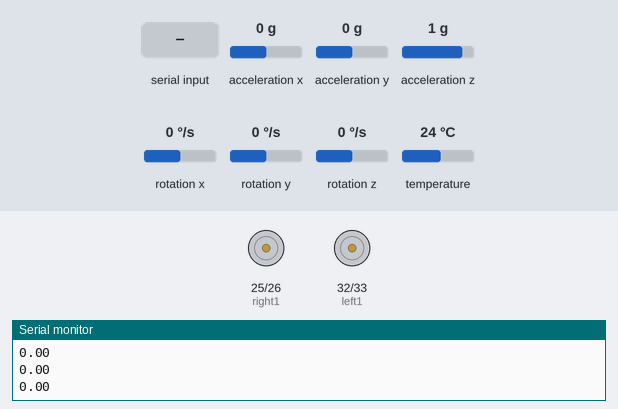
This sketch was run on a simulated ESP32. On the bench: motor-driver pin pairs drawn as motors (green arrow = first pin HIGH = forward, orange = second pin HIGH = backward, longer = more drive, scaled by the enable pin), the last lines printed to the serial monitor. The test bench sets the inputs (shaded band); at power-on: acceleration y 0 g, rotation x 0 °/s, acceleration x 0 g, acceleration z 1 g, rotation y 0 °/s, rotation z 0 °/s, temperature 24 °C. Nothing arrives over Bluetooth unless stated.

Above: at 1.7 s.
1.8 s: "w" received over the second serial link
3.3 s: acceleration y set to -0.4 g
At 6.0 s:
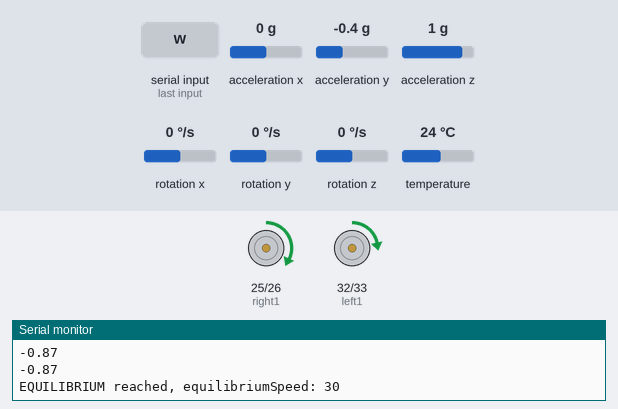
6.3 s: "b" received over the second serial link
At 6.8 s:
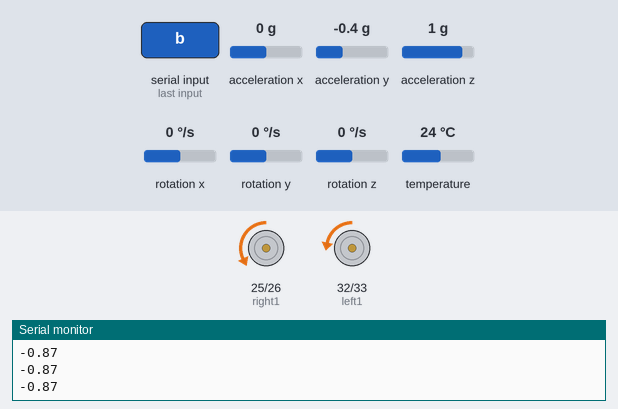
7.8 s: rotation x set to 2 °/s
At 10.6 s:
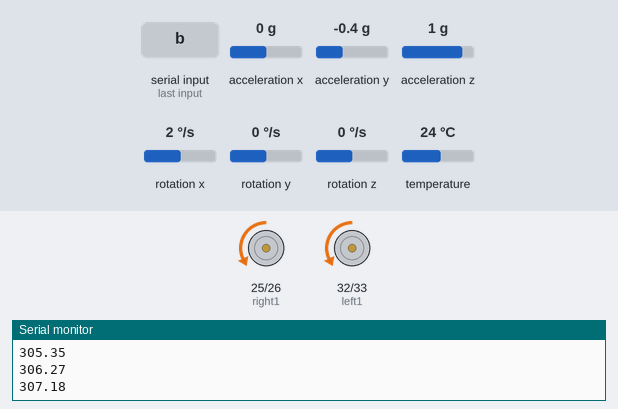
10.8 s: "a" received over the second serial link
At 13.6 s:
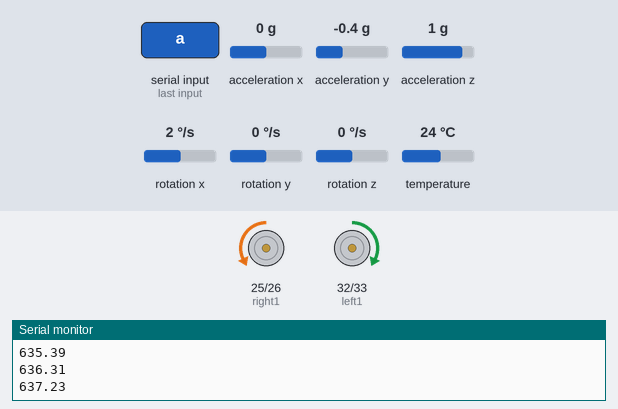
13.8 s: rotation x set to -192 °/s
At 14.1 s:
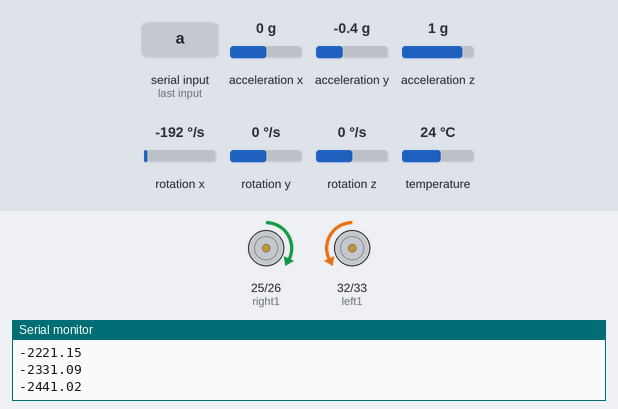
Timing chart, 0 to 16.3 s (numbered marks = the images above; inputs shaded):
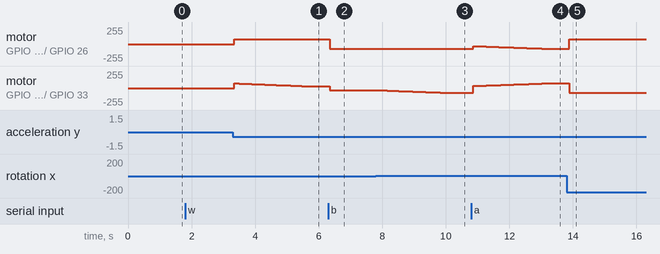

Measured:
- the behaviour switches between -0.2 and -0.3 g on acceleration y (found by bisection; images 0 and 1)
- the behaviour switches between 0 and 1 °/s on rotation x (found by bisection; images 2 and 3)
- after the input at 3.3 s, motor on GPIO 25 (right1) / GPIO 26 (right2): stopped → forward 70/255 at once
- after the input at 6.3 s, motor on GPIO 25 (right1) / GPIO 26 (right2): forward 70/255 → backward 70/255 after 0.05 s; motor on GPIO 32 (left1) / GPIO 33 (left2): forward 30/255 → backward 30/255 after 0.05 s
- after the input at 7.8 s, motor on GPIO 32 (left1) / GPIO 33 (left2): moves from backward 30/255 to backward 70/255 over 2.1 s, starting at once
- after the input at 10.8 s, motor on GPIO 32 (left1) / GPIO 33 (left2): moves from backward 70/255 to forward 70/255 over 2.3 s, starting after 0.06 s
- after the input at 13.8 s, motor on GPIO 25 (right1) / GPIO 26 (right2): backward 70/255 → forward 70/255 after 0.09 s; motor on GPIO 32 (left1) / GPIO 33 (left2): forward 70/255 → backward 70/255 after 0.09 s

The sketch:

LastSuccess.ino
```cpp
#include <Wire.h>
#include <BluetoothSerial.h>
#include <ESP32Servo.h>
#include <Adafruit_BusIO_Register.h>
#include <Adafruit_MPU6050.h>
//control pins for left and right motors
const int leftSpeedPin = 27;  //means pin 9 on the Arduino controls the speed of left motor
const int rightSpeedPin = 14;
const int left1 = 32;  //left 1 and left 2 control the direction of rotation of left motor
const int left2 = 33;
const int right1 = 25;
const int right2 = 26;

const int MPU = 0x68;                                            // MPU6050 I2C address
float AccX, AccY, AccZ;                                          //linear acceleration
unsigned char GyroX, GyroY, GyroZ;                               //angular velocity
sensors_event_t a, g, temp;
float accAngleX, accAngleY, gyroAngleX, gyroAngleY, gyroAngleZ;  //used in void loop()
float roll, pitch, yaw;
float AccErrorX, AccErrorY, GyroErrorX, GyroErrorY, GyroErrorZ;
float elapsedTime, currentTime, previousTime;
int getSerialValue = 0;

const int maxSpeed = 70;  //max PWM value written to motor speed pin. It is typically 255.
const int minSpeed = 30;  //min PWM value at which motor moves
float angle;              //due to how I orientated my MPU6050 on my car, angle = roll
float targetAngle = 0;
int equilibriumSpeed = 100;  //rough estimate of PWM at the speed pin of the stronger motor, while driving straight
//and weaker motor at maxSpeed
int leftSpeedPinVal;
int rightSpeedVal;
bool isDriving = false;     //if the car driving forward OR rotate/stationary
char MoveWay = 0;           // 0: forward, 1: backward
bool prevIsDriving = true;  //equals isDriving in the previous iteration of void loop()
bool paused = false;        //is the program paused

Servo servoMotor1;
Servo servoMotor2;
int servo1Pin = 15;  // Example, need to redefine
int servo2Pin = 2;
int minUs = 500;
int maxUs = 2500;

const int trigger = 4;
const int echo = 13;
unsigned long timeMeasure;
int distance;
int limitDistance = 20;

char Mode = 0;

BluetoothSerial SerialBT;
Adafruit_MPU6050 mpu;

void callback(esp_spp_cb_event_t event, esp_spp_cb_param_t *param) {
  if (event == ESP_SPP_SRV_OPEN_EVT) {
    Serial.println("A client is connected to ESP32");
  }
}

void measureDistance() {
  digitalWrite(trigger, LOW);
  delayMicroseconds(2);
  digitalWrite(trigger, HIGH);
  delayMicroseconds(10);
  digitalWrite(trigger, LOW);

  timeMeasure = pulseIn(echo, HIGH);
  distance = timeMeasure / 2.0 / 29.412;
}

// void turnSensorLeft()
// {
//   servoMotor1.write(120);              // tell servo to go to position in variable 'pos'
//   delay(1000);
//   measureDistance();
//   servoMotor1.write(90);              // tell servo to go to position in variable 'pos'
// }

// void turnSensorRight()
// {
//   servoMotor1.write(60);              // tell servo to go to position in variable 'pos'
//   delay(1000);
//   measureDistance();
//   servoMotor1.write(90);              // tell servo to go to position in variable 'pos'
// }

void setup() {
  Serial.begin(9600);
  // Wire.begin();                      // Initialize comunication
  // Wire.beginTransmission(MPU);       // Start communication with MPU6050 // MPU=0x68
  // Wire.write(0x6B);                  // Talk to the register 6B
  // Wire.write(0x00);                  // Make reset - place a 0 into the 6B register
  // Wire.endTransmission(true);        //end the transmission
  // Call this function if you need to get the IMU error values for your module
  if (!mpu.begin()) {
    Serial.println("Failed to find MPU6050 chip");
    while (1) {
      delay(10);
    }
  }
  mpu.setAccelerometerRange(MPU6050_RANGE_2_G);
  mpu.setGyroRange(MPU6050_RANGE_250_DEG);
  mpu.setFilterBandwidth(MPU6050_BAND_21_HZ);
  delay(100);
  calculateError();
  delay(20);

  ledcSetup(0, 1000, 8);
  ledcSetup(1, 1000, 8);
  ledcAttachPin(leftSpeedPin, 0);
  ledcAttachPin(rightSpeedPin, 1);
  // ESP32PWM::allocateTimer(0);
  // ESP32PWM::allocateTimer(1);
  // ESP32PWM::allocateTimer(2);
  // ESP32PWM::allocateTimer(3);
  // servoMotor1.setPeriodHertz(50);      // Standard 50hz servo
  // servoMotor2.setPeriodHertz(50);      // Standard 50hz servo
  // servoMotor1.attach(servo1Pin, minUs, maxUs);
  // servoMotor2.attach(servo2Pin, minUs, maxUs);
  // servoMotor1.write(90);
  // servoMotor2.write(90);

  pinMode(left1, OUTPUT);
  pinMode(left2, OUTPUT);
  pinMode(right1, OUTPUT);
  pinMode(right2, OUTPUT);

  pinMode(trigger, OUTPUT);
  pinMode(echo, INPUT);
  currentTime = micros();

  SerialBT.register_callback(callback);

  if (!SerialBT.begin("ESP32-Bluetooth")) {
    Serial.println("An error occurred initializing Bluetooth");
  } else {
    Serial.println("Bluetooth initialized");
  }
}

void loop() {
  // === Read accelerometer (on the MPU6050) data === //
  // readAcceleration();
  mpu.getEvent(&a, &g, &temp);
  g.gyro.x /= SENSORS_DPS_TO_RADS;  // deg/s
  g.gyro.y /= SENSORS_DPS_TO_RADS;
  g.gyro.x /= SENSORS_DPS_TO_RADS;
  a.acceleration.x /= SENSORS_GRAVITY_STANDARD;
  a.acceleration.y /= SENSORS_GRAVITY_STANDARD;
  a.acceleration.z /= SENSORS_GRAVITY_STANDARD;
  // Calculating Roll and Pitch from the accelerometer data
  accAngleX = (atan(a.acceleration.y / sqrt(pow(a.acceleration.x, 2) + pow(a.acceleration.z, 2))) * 180 / PI) - AccErrorX;  //AccErrorX is calculated in the calculateError() function
  accAngleY = (atan(-1 * a.acceleration.x / sqrt(pow(a.acceleration.y, 2) + pow(a.acceleration.z, 2))) * 180 / PI) - AccErrorY;

  // === Read gyroscope (on the MPU6050) data === //
  previousTime = currentTime;
  currentTime = micros();
  elapsedTime = (currentTime - previousTime) / 1000000;  // Divide by 1000 to get seconds
  //readGyro();
  // Correct the outputs with the calculated error values
  g.gyro.x -= GyroErrorX;  //GyroErrorX is calculated in the calculateError() function
  g.gyro.y -= GyroErrorY;
  g.gyro.z -= GyroErrorZ;
  // Currently the raw values are in degrees per seconds, deg/s, so we need to multiply by sendonds (s) to get the angle in degrees
  gyroAngleX += g.gyro.x * elapsedTime;  // deg/s * s = deg
  gyroAngleY += g.gyro.y * elapsedTime;
  gyroAngleZ += g.gyro.z * elapsedTime;
  yaw += g.gyro.z * elapsedTime;
  //combine accelerometer- and gyro-estimated angle values. 0.96 and 0.04 values are determined through trial and error by other people
  roll = 0.96 * gyroAngleX + 0.04 * accAngleX;
  pitch = 0.96 * gyroAngleY + 0.04 * accAngleY;
  angle = roll;  //if you mounted MPU6050 in a different orientation to me, angle may not = roll. It can roll, pitch, yaw or minus version of the three
  Serial.println(angle);
  // Serial.println(GyroY);
  // Serial.println(GyroZ);
  // angle = roll;
  //for me, turning right reduces angle. Turning left increases angle.

  //measureDistance();
  // Print the values on the serial monitor
  if (Mode == 0)  // Mode = 0: control by app
  {
    if (SerialBT.available() > 0) {
      char getSerialValue = SerialBT.read();

      if (getSerialValue == 'w')  //drive forward
      {
        Serial.println("forward");
        MoveWay = 0;
        isDriving = true;
      }
      if (getSerialValue == 'b')  //drive backward
      {
        Serial.println("backward");
        MoveWay = 1;
        isDriving = true;
      } else if (getSerialValue == 'a')  //turn left
      {
        Serial.println("left");
        targetAngle += 90;
        if (targetAngle > 180) {
          targetAngle -= 360;
        }
        isDriving = false;
      } else if (getSerialValue == 'd')  //turn right
      {
        Serial.println("right");
        targetAngle -= 90;
        if (targetAngle <= -180) {
          targetAngle += 360;
        }
        isDriving = false;
      } else if (getSerialValue == 'q')  //stop or brake
      {
        Serial.println("stop");
        isDriving = false;
        stopCar();
      } else if (getSerialValue == 'p')  //pause the program
      {
        paused = !paused;
        stopCar();
        isDriving = false;
        Serial.println("key p was pressed, which pauses/unpauses the program");
      } else if (getSerialValue == '1')  //stop or brake
      {
        Serial.println("Auto mode activated");
        isDriving = false;
      }
    }
  } else if (Mode == 1) {
    // if(SerialBT.available() > 0)
    // {
    //   char getSerialValue = SerialBT.read();
    //   if (getSerialValue == '0') //stop or brake
    //   {
    //     Serial.println("Manual mode activates");
    //     isDriving = false;
    //   }
    // }
    // Serial.println(distance);
    // if (distance > limitDistance || distance == 0)
    // {
    //   Mode = 0;
    //   isDriving = true;
    //   Serial.println("Go forward");
    // }
    // else
    // {
    //   unsigned int distanceLeft, distanceRight;

    //   stopCar();
    //   delay(300);
    //   turnSensorLeft();
    //   measureDistance();
    //   Serial.println(distance);
    //   distanceLeft = distance;
    //   turnSensorRight();
    //   measureDistance();
    //   Serial.println(distance);
    //   distanceRight = distance;
    //   if (distanceLeft < 15 && distanceRight < 15)
    //   {
    //     backward();
    //     delay(300);
    //     stopCar();
    //     delay(300);
    //     Serial.println("Go backward");
    //   }
    //   else
    //   {
    //     if (distanceRight >= distanceLeft)
    //     {
    //       backward();delay(300);stopCar();delay(300);
    //       right();
    //       Serial.println("Go right");
    //       delay(400);stopCar();delay(300);
    //     }
    //     if (distanceRight < distanceLeft)
    //     {
    //       backward();delay(300);stopCar();delay(300);
    //       left();
    //       Serial.println("Go left");
    //       delay(400);stopCar();delay(300);
    //     }
    //   }
    // }
  }

  static int count;
  static int countStraight;

  if (count < 6) {
    count++;
  } else  //runs once after void loop() runs 7 times. void loop runs about every 2.8ms, so this else condition runs every 19.6ms or 50 times/second
  {
    count = 0;
    if (!paused) {
      if (isDriving != prevIsDriving) {
        leftSpeedPinVal = equilibriumSpeed;
        countStraight = 0;
        Serial.print("mode changed, isDriving: ");
        Serial.println(isDriving);
      }
      if (isDriving) {
        if (abs(targetAngle - angle) < 3) {
          if (countStraight < 20) {
            countStraight++;
          } else {
            countStraight = 0;
            equilibriumSpeed = leftSpeedPinVal;  //to find equilibrium speed, 20 consecutive readings need to indicate car is going straight
            Serial.print("EQUILIBRIUM reached, equilibriumSpeed: ");
            Serial.println(equilibriumSpeed);
          }
        } else {
          countStraight = 0;
        }
        driving();
      } else {
        rotate();
      }
      prevIsDriving = isDriving;
    }
  }
}

void driving()  //called by void loop(), which isDriving = true
{
  int deltaAngle = round(targetAngle - angle);  //rounding is neccessary, since you never get exact values in reality
  if (MoveWay == 0) {
    forward();
  } else {
    backward();
  }

  if (deltaAngle != 0) {
    controlSpeed();
    rightSpeedVal = maxSpeed;
    ledcWrite(1, rightSpeedVal);    // rightSpeedPin
    ledcWrite(0, leftSpeedPinVal);  // leftSpeedPin
  }
}

void controlSpeed()  //this function is called by driving ()
{
  int deltaAngle = round(targetAngle - angle);
  int targetGyroX;

  //setting up propoertional control, see Step 3 on the website
  if (deltaAngle > 30) {
    targetGyroX = 60;
  } else if (deltaAngle < -30) {
    targetGyroX = -60;
  } else {
    targetGyroX = 2 * deltaAngle;
  }

  if (round(targetGyroX - GyroX) == 0) {
    ;
  } else if (targetGyroX > GyroX) {
    leftSpeedPinVal = changeSpeed(leftSpeedPinVal, -1);  //would increase GyroX
  } else {
    leftSpeedPinVal = changeSpeed(leftSpeedPinVal, +1);
  }
}

void rotate()  //called by void loop(), which isDriving = false
{
  int deltaAngle = round(targetAngle - angle);
  int targetGyroX;

  if (abs(deltaAngle) <= 1) {
    stopCar();
  } else {
    if (angle > targetAngle) {  //turn left
      left();
    } else if (angle < targetAngle) {  //turn right
      right();
    }

    //setting up propoertional control, see Step 3 on the website
    if (abs(deltaAngle) > 30) {
      targetGyroX = 60;
    } else {
      targetGyroX = 2 * abs(deltaAngle);
    }

    if (round(targetGyroX - abs(GyroX)) == 0) {
      ;
    } else if (targetGyroX > abs(GyroX)) {
      leftSpeedPinVal = changeSpeed(leftSpeedPinVal, +1);  //would increase abs(GyroX)
    } else {
      leftSpeedPinVal = changeSpeed(leftSpeedPinVal, -1);
    }
    rightSpeedVal = leftSpeedPinVal;
    ledcWrite(1, rightSpeedVal);    // rightSpeedPin
    ledcWrite(0, leftSpeedPinVal);  // leftSpeedPin
  }
}

int changeSpeed(int motorSpeed, int increment) {
  motorSpeed += increment;

  if (motorSpeed > maxSpeed)  //to prevent motorSpeed from exceeding 255, which is a problem when using analogWrite
  {
    motorSpeed = maxSpeed;
  } else if (motorSpeed < minSpeed) {
    motorSpeed = minSpeed;
  }
  return motorSpeed;
}

void calculateError()  // When this function is called, ensure the car is stationary. See Step 2 for more info
{
  // Read accelerometer values 200 times
  getSerialValue = 0;
  while (getSerialValue < 200) {
    // readAcceleration();
    mpu.getEvent(&a, &g, &temp);
    g.gyro.x /= SENSORS_DPS_TO_RADS;  // deg/s
    g.gyro.y /= SENSORS_DPS_TO_RADS;
    g.gyro.x /= SENSORS_DPS_TO_RADS;
    a.acceleration.x /= SENSORS_GRAVITY_STANDARD;
    a.acceleration.y /= SENSORS_GRAVITY_STANDARD;
    a.acceleration.z /= SENSORS_GRAVITY_STANDARD;


    // Sum all readings
    AccErrorX += (atan((a.acceleration.y) / sqrt(pow((a.acceleration.x), 2) + pow((a.acceleration.z), 2))) * 180 / PI);
    AccErrorY += (atan(-1 * (a.acceleration.x) / sqrt(pow((a.acceleration.y), 2) + pow((a.acceleration.z), 2))) * 180 / PI);

    GyroErrorX += g.gyro.x;
    GyroErrorY += g.gyro.y;
    GyroErrorZ += g.gyro.z;

    getSerialValue++;
  }
  //Divide the sum by 200 to get the error value, since expected value of reading is zero
  AccErrorX = AccErrorX / 200;
  AccErrorY = AccErrorY / 200;

  //Divide the sum by 200 to get the error value
  GyroErrorX = GyroErrorX / 200;
  GyroErrorY = GyroErrorY / 200;
  GyroErrorZ = GyroErrorZ / 200;
  Serial.println("The the gryoscope setting in MPU6050 has been calibrated");
}

void readGyro() {
  Wire.beginTransmission(MPU);
  Wire.write(0x43);
  Wire.endTransmission(false);
  Wire.requestFrom(MPU, 6, true);
  GyroX = (Wire.read() << 8 | Wire.read()) / 131.0;
  GyroY = (Wire.read() << 8 | Wire.read()) / 131.0;
  GyroZ = (Wire.read() << 8 | Wire.read()) / 131.0;
}

void stopCar() {
  digitalWrite(right1, LOW);
  digitalWrite(right2, LOW);
  digitalWrite(left1, LOW);
  digitalWrite(left2, LOW);
  ledcWrite(1, 0);  // rightSpeedPin
  ledcWrite(0, 0);  // leftSpeedPin
}

void forward() {               //drives the car forward, assuming leftSpeedPinVal and rightSpeedVal are set high enough
  digitalWrite(right1, HIGH);  //the right motor rotates FORWARDS when right1 is HIGH and right2 is LOW
  digitalWrite(right2, LOW);
  digitalWrite(left1, HIGH);
  digitalWrite(left2, LOW);
}

void backward() {             //drives the car forward, assuming leftSpeedPinVal and rightSpeedVal are set high enough
  digitalWrite(right1, LOW);  //the right motor rotates FORWARDS when right1 is HIGH and right2 is LOW
  digitalWrite(right2, HIGH);
  digitalWrite(left1, LOW);
  digitalWrite(left2, HIGH);
}

void left() {  //rotates the car left, assuming speed leftSpeedPinVal and rightSpeedVal are set high enough
  digitalWrite(right1, LOW);
  digitalWrite(right2, HIGH);
  digitalWrite(left1, HIGH);
  digitalWrite(left2, LOW);
}

void right() {
  digitalWrite(right1, HIGH);
  digitalWrite(right2, LOW);
  digitalWrite(left1, LOW);
  digitalWrite(left2, HIGH);
}
```
